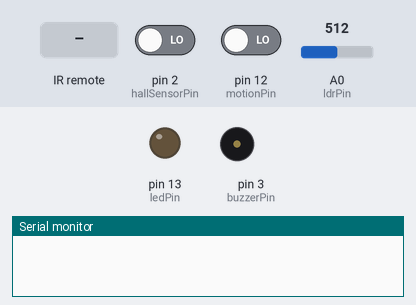
The sketch below on a simulated Arduino Uno, built with avr-gcc and run on an emulated ATmega328P. On the bench: output pins drawn as LEDs (lit = HIGH), buzzer (waves = sounding, pin HIGH), the last lines printed to the serial monitor. The test bench sets the inputs (shaded band); at power-on: pin 2 (hallSensorPin) LOW, pin 12 (motionPin) LOW, A0 (ldrPin) = 512.

Above: at 1.2 s.
1.3 s: pin 2 (hallSensorPin) driven HIGH
At 1.8 s:
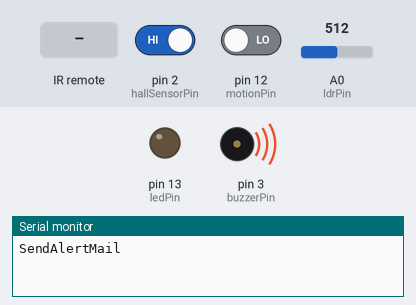
4.3 s: infrared code 0xFFFFFFFF received
At 5.3 s:
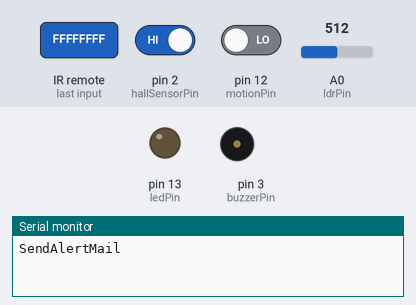
Timing chart, 0 to 7.3 s (numbered marks = the images above; inputs shaded):
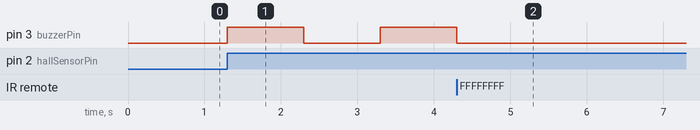

The sketch:

intruderDetect_smartLED.ino
```cpp
#include <IRremote.h>

const unsigned long interval = 300000; // 5 minutes in milliseconds
unsigned long previousMillis = 0;
unsigned long currentTime = 0;

const int ldrPin = A0;       // Analog pin connected to LDR
const int motionPin = 12;     // Digital pin connected to motion sensor OUT
const int ledPin = 13;        // Digital pin connected to LED
const int threshold = 200;   // Light level threshold


const int RECV_PIN = 11; // Pin connected to the IR receiver module
IRrecv irrecv(RECV_PIN);
decode_results results;

const int hallSensorPin = 2;   // Hall sensor output connected to digital pin 2
const int buzzerPin = 3;       // Buzzer connected to digital pin 3

unsigned long disableTime = 0; // Variable to keep track of the disable time

void setup() {
  pinMode(motionPin, INPUT);
  pinMode(ledPin, OUTPUT);
  pinMode(hallSensorPin, INPUT);
  pinMode(buzzerPin, OUTPUT);
  Serial.begin(9600);

  irrecv.enableIRIn(); // Start the IR receiver
}

void loop() {
  int lightLevel = analogRead(ldrPin);  // Read light level from LDR
  int motionDetected = digitalRead(motionPin);  // Read motion sensor


  // Check if light level is below the threshold and motion is detected
  if (lightLevel < threshold && motionDetected == HIGH) {
    digitalWrite(ledPin, HIGH);  // Turn on the LED
    delay(3000); // Keep the LED on for 3 second
  } else {
    digitalWrite(ledPin, LOW);   // Turn off the LED
  }

  // Read the state of the Hall sensor
  int sensorValue = digitalRead(hallSensorPin);

  if (irrecv.decode(&results)) {
    Serial.print("Received value: 0x");
    Serial.println(results.value, HEX);

    // Check if the received value is the desired one
    if (results.value == 0xFFFFFFFF) {
      Serial.println("stop the buzzer/hall sensor in 2 minutes");
      disableTime = millis() + 120000; // Set disable time to 2 minutes from now
    }

    irrecv.resume(); // Receive the next value
  }

  // Check if the current time is past the disable time
  if (millis() > disableTime) {
    // If Hall sensor does not detect magnet (High state or 1), sound the buzzer
    if (sensorValue == HIGH) {
      currentTime = millis() + 300001;
      if (currentTime - previousMillis >= interval) {
        Serial.println("SendAlertMail");
        previousMillis = currentTime; // Update the previous time
      }

      digitalWrite(buzzerPin, HIGH);  // Turn on the buzzer
      delay(1000);                    // Buzzer sounds for 1 second
      digitalWrite(buzzerPin, LOW);   // Turn off the buzzer
      delay(1000);                    // Wait for 1 second
    }
  }
}
```

Measured:
- after the input at 1.3 s, pin 3 (buzzerPin): LOW → HIGH at once, → LOW 1.0 s later, → HIGH 1.0 s later
- after the input at 4.3 s, pin 3 (buzzerPin): goes on until 4.3 s, then stays LOW
